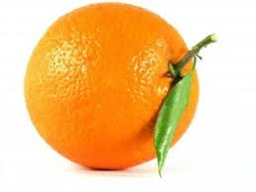
#> input picture orange/1.png, 256 x 192 px; its folder holds only this picture in this run
$ python main.py   (Python 2 division)   (older library calls are emulated)
#> lines starting #> are read from the running program, lines starting #| are printed output that depends on the picture; after the words box and inside, x2 and y2 are one past the last pixel; in counts of white or black regions, pixels touching at a corner belong together
### toolbox.py
# -*- coding: utf-8 -*-
import cv2
import numpy as np

def segment_fruit(image):

    # Limiarize cada um dos canais de forma independente
    ret, imR = cv2.threshold(image[:,:,0],0,255, cv2.THRESH_BINARY_INV+cv2.THRESH_OTSU)
    ret, imG = cv2.threshold(image[:,:,1],0,255, cv2.THRESH_BINARY_INV+cv2.THRESH_OTSU)
    ret, imB = cv2.threshold(image[:,:,2],0,255, cv2.THRESH_BINARY_INV+cv2.THRESH_OTSU)

    # Combine as segmentações utilizando o operador OR
    segmentation = imR | imG | imB

    # Preencha as regiões que não foram corretamente detectadas
    im_floodfill = segmentation.copy()
    h, w = segmentation.shape[:2]
    maskT = np.zeros((h+2, w+2), np.uint8)
    cv2.floodFill(im_floodfill, maskT, (0,0), 255);
    segmentation_filled = segmentation | ~im_floodfill

    # Desenhe apenas o maior objeto presente na imagem
    im2, contours, hierarchy = cv2.findContours(segmentation_filled.copy(),cv2.RETR_TREE,cv2.CHAIN_APPROX_SIMPLE)
    contours = sorted(contours, key = cv2.contourArea, reverse = True)[:10]

    final_segmentation = np.zeros((h, w), np.uint8)
    cv2.drawContours(final_segmentation, [contours[0]], 0, 1, cv2.FILLED)

    # Retorne a imagem segmentada
    return final_segmentation > 0.5, contours[0]

def get_dominant_color(image, segmentation):

    mask = np.zeros(image.shape[:2], np.uint8) + segmentation
    mean_color = np.uint8(cv2.mean(image, mask=mask))[:3]

    return mean_color

def get_fruit_struct(image, contour):

    x,y,w,h = cv2.boundingRect(contour)
    aspect_ratio = float(w)/h

    return aspect_ratio


# [3 lines that do not run on import are left out]

### main.py
import os
import cv2
from sklearn.discriminant_analysis import LinearDiscriminantAnalysis
from sklearn.neighbors import KNeighborsClassifier
from toolbox import *

def get_features(filePath):

    imageBGR = cv2.imread(filePath)
    imageRGB = cv2.cvtColor(imageBGR, cv2.COLOR_BGR2RGB)

    # Extracting fruit ROI
    segmentation, contour = segment_fruit(imageRGB)

    # Compute Features
    mean_color = get_dominant_color(imageRGB, segmentation)
    aspect_ratio = get_fruit_struct(imageRGB, contour)

    # Concatenate features in a vector
    x = [mean_color[0], mean_color[1], mean_color[2], aspect_ratio]

    return x

def load_training_set(classA, classB):
    X = []
    y = []

    # Read data from the first class
    files = os.listdir(classA)
    for i in files:
        filePath = classA + '/' + i
        x = get_features(filePath)
#> in get_features, imageBGR is the input picture: shape (192, 256, 3); mean B, G, R 146.2, 201.6, 244.3
#> in segment_fruit, `ret, imR = cv2.threshold(image[:,:,0],0,255, cv2.THRESH_BINARY_INV+cv2..`:
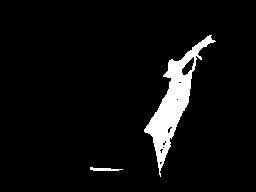
#> imR: shape (192, 256); 5.4% white; 2 white regions, box (x1, y1, x2, y2) and area: (144, 35, 216, 177) 2555, (90, 167, 123, 171) 83
#> in segment_fruit, `ret, imR = cv2.threshold(image[:,:,0],0,255, cv2.THRESH_BINARY_INV+cv2..`: ret = 192
#> in segment_fruit, `ret, imG = cv2.threshold(image[:,:,1],0,255, cv2.THRESH_BINARY_INV+cv2..`:
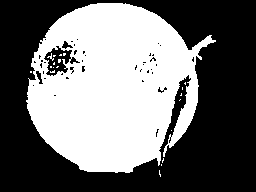
#> imG: shape (192, 256); 44.3% white; 20 white regions (19 under 20 px), largest, box (x1, y1, x2, y2) and area: (26, 3, 216, 173) 21678
#> in segment_fruit, `ret, imG = cv2.threshold(image[:,:,1],0,255, cv2.THRESH_BINARY_INV+cv2..`: ret = 195
#> in segment_fruit, `ret, imB = cv2.threshold(image[:,:,2],0,255, cv2.THRESH_BINARY_INV+cv2..`:
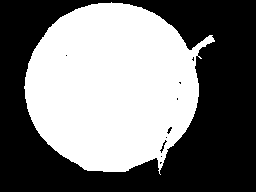
#> imB: shape (192, 256); 47.3% white; 1 white region, box (x1, y1, x2, y2) and area: (24, 2, 215, 175) 23252
#> in segment_fruit, `ret, imB = cv2.threshold(image[:,:,2],0,255, cv2.THRESH_BINARY_INV+cv2..`: ret = 140
#> in segment_fruit, `segmentation = imR | imG | imB`:
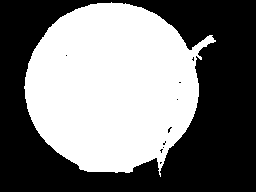
#> segmentation: shape (192, 256); 47.6% white; 1 white region, box (x1, y1, x2, y2) and area: (24, 2, 216, 177) 23391
#> in segment_fruit, `cv2.floodFill(im_floodfill, maskT, (0,0), 255);`:
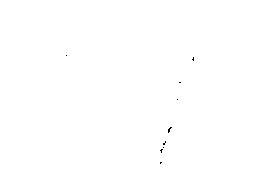
#> im_floodfill: shape (192, 256); 99.9% white; black in thin lines or dots, all inside (x1, y1, x2, y2) = (66, 55, 194, 164)
#> in segment_fruit, `segmentation_filled = segmentation | ~im_floodfill`: segmentation_filled: shape (192, 256); 47.7% white; 1 white region
#> in segment_fruit, `im2, contours, hierarchy = cv2.findContours(segmentation_filled.copy()..`: contours = 1 contour; box (x1, y1, x2, y2) and area: (24, 2, 216, 177) 23134
#> in segment_fruit, `cv2.drawContours(final_segmentation, [contours[0]], 0, 1, cv2.FILLED)`: final_segmentation: shape (192, 256); values 0 (black) and 1 (white), 47.7% white; 1 white region, box (x1, y1, x2, y2) and area: (24, 2, 216, 177) 23427
#> in get_features, `segmentation, contour = segment_fruit(imageRGB)`: contour = contour of 321 points, box (x1, y1, x2, y2) (24, 2, 216, 177), area 23134
#> in get_dominant_color, `mean_color = np.uint8(cv2.mean(image, mask=mask))[:3]`: mean_color = [234, 145, 32]
#> in get_fruit_struct, `x,y,w,h = cv2.boundingRect(contour)`: x = 24; y = 2; w = 192; h = 175
#> in get_fruit_struct, `aspect_ratio = float(w)/h`: aspect_ratio = 1.1
#> in get_features, `x = [mean_color[0], mean_color[1], mean_color[2], aspect_ratio]`: x = [234, 145, 32, 1.1]
#> x = [234, 145, 32, 1.1]

        y.append(0)
        X.append(x)

    # Read data from the second class
#> (the run stopped early here; a loop or call above may not have finished)

$ run again, on orange/4.png
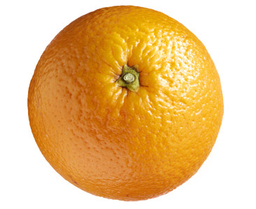
#> input picture orange/4.png, 256 x 209 px
#> in get_features, imageBGR is the input picture: shape (209, 256, 3); mean B, G, R 136.4, 193.9, 234.2
#> in segment_fruit, `ret, imR = cv2.threshold(image[:,:,0],0,255, cv2.THRESH_BINARY_INV+cv2..`:
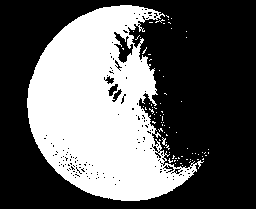
#> imR: shape (209, 256); 37.6% white; 78 white regions (76 under 20 px), largest, box (x1, y1, x2, y2) and area: (27, 5, 204, 201) 19915, (162, 137, 170, 150) 29
#> in segment_fruit, `ret, imR = cv2.threshold(image[:,:,0],0,255, cv2.THRESH_BINARY_INV+cv2..`: ret = 228
#> imG: shape (209, 256); 48.7% white; 63 white regions (60 under 20 px), largest, box (x1, y1, x2, y2) and area: (27, 5, 223, 201) 25707, (161, 88, 194, 107) 157, (168, 61, 176, 71) 33
#> in segment_fruit, `ret, imG = cv2.threshold(image[:,:,1],0,255, cv2.THRESH_BINARY_INV+cv2..`: ret = 192
#> imB: shape (209, 256); 53.3% white; 124 black regions (116 under 20 px), largest, box (x1, y1, x2, y2) and area: (0, 0, 256, 209) 23594, (164, 36, 200, 92) 789, (158, 74, 169, 87) 65
#> in segment_fruit, `ret, imB = cv2.threshold(image[:,:,2],0,255, cv2.THRESH_BINARY_INV+cv2..`: ret = 143
#> segmentation: shape (209, 256); 53.5% white; 121 black regions (114 under 20 px), largest, box (x1, y1, x2, y2) and area: (0, 0, 256, 209) 23525, (164, 36, 200, 92) 789, (158, 74, 169, 87) 65
#> im_floodfill: shape (209, 256); 97.5% white; black in thin lines or dots, all inside (x1, y1, x2, y2) = (111, 29, 216, 128)
#> in segment_fruit, `segmentation_filled = segmentation | ~im_floodfill`:
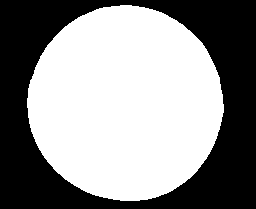
#> segmentation_filled: shape (209, 256); 56% white; 1 black region
#> contours = 1 contour; box (x1, y1, x2, y2) and area: (27, 5, 224, 201) 29703
#> final_segmentation: shape (209, 256); values 0 (black) and 1 (white), 56% white; 1 black region, box (x1, y1, x2, y2) and area: (0, 0, 256, 209) 23525
#> contour = contour of 284 points, box (x1, y1, x2, y2) (27, 5, 224, 201), area 29703
#> in get_dominant_color, `mean_color = np.uint8(cv2.mean(image, mask=mask))[:3]`: mean_color = [218, 146, 44]
#> in get_fruit_struct, `x,y,w,h = cv2.boundingRect(contour)`: x = 27; y = 5; w = 197; h = 196
#> in get_fruit_struct, `aspect_ratio = float(w)/h`: aspect_ratio = 1.01
#> in get_features, `x = [mean_color[0], mean_color[1], mean_color[2], aspect_ratio]`: x = [218, 146, 44, 1.01]

$ run again, on orange/5.png
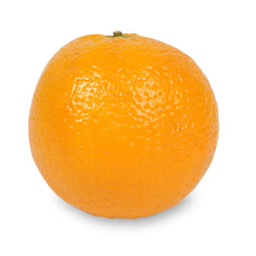
#> input picture orange/5.png, 256 x 256 px
#> in get_features, imageBGR is the input picture: shape (256, 256, 3); mean B, G, R 157.2, 211.6, 250.1
#> in segment_fruit, `ret, imR = cv2.threshold(image[:,:,0],0,255, cv2.THRESH_BINARY_INV+cv2..`:
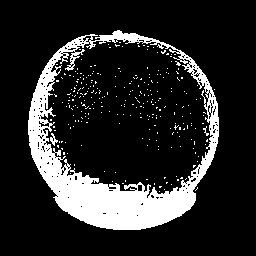
#> imR: shape (256, 256); 15.9% white; 276 white regions (273 under 20 px), largest, box (x1, y1, x2, y2) and area: (28, 30, 219, 230) 9844, (50, 133, 58, 146) 46, (203, 126, 209, 136) 20
#> in segment_fruit, `ret, imR = cv2.threshold(image[:,:,0],0,255, cv2.THRESH_BINARY_INV+cv2..`: ret = 243
#> imG: shape (256, 256); 43.9% white; 1 white region, box (x1, y1, x2, y2) and area: (28, 31, 219, 223) 28775
#> in segment_fruit, `ret, imG = cv2.threshold(image[:,:,1],0,255, cv2.THRESH_BINARY_INV+cv2..`: ret = 205
#> imB: shape (256, 256); 43% white; 1 white region, box (x1, y1, x2, y2) and area: (29, 31, 219, 219) 28178
#> in segment_fruit, `ret, imB = cv2.threshold(image[:,:,2],0,255, cv2.THRESH_BINARY_INV+cv2..`: ret = 141
#> in segment_fruit, `segmentation = imR | imG | imB`:
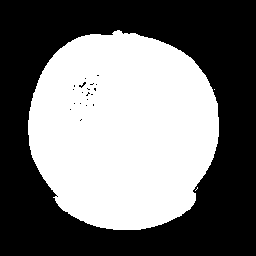
#> segmentation: shape (256, 256); 45.9% white; 3 white regions (2 under 20 px), largest, box (x1, y1, x2, y2) and area: (28, 30, 219, 230) 30087
#> im_floodfill: shape (256, 256); 99.9% white; black in thin lines or dots, all inside (x1, y1, x2, y2) = (57, 75, 99, 197)
#> segmentation_filled: shape (256, 256); 46% white; 3 white regions (2 under 20 px)
#> contours = 3 contours, 2 with area under 20; largest, box (x1, y1, x2, y2) and area: (28, 30, 219, 230) 29850
#> final_segmentation: shape (256, 256); values 0 (black) and 1 (white), 46% white; 1 white region, box (x1, y1, x2, y2) and area: (28, 30, 219, 230) 30141
#> contour = contour of 302 points, box (x1, y1, x2, y2) (28, 30, 219, 230), area 29850
#> in get_dominant_color, `mean_color = np.uint8(cv2.mean(image, mask=mask))[:3]`: mean_color = [244, 161, 43]
#> in get_fruit_struct, `x,y,w,h = cv2.boundingRect(contour)`: x = 28; y = 30; w = 191; h = 200
#> in get_fruit_struct, `aspect_ratio = float(w)/h`: aspect_ratio = 0.955
#> in get_features, `x = [mean_color[0], mean_color[1], mean_color[2], aspect_ratio]`: x = [244, 161, 43, 0.955]
